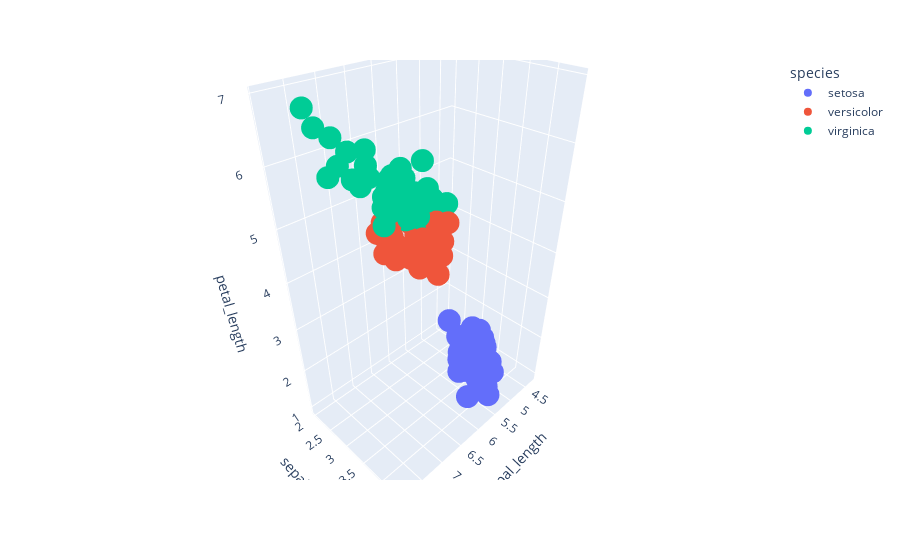

The cell this chart's notebook holds for it:
### Code cell
import plotly.express as px

fig = px.scatter_3d(df, x="sepal_length", y="sepal_width", z="petal_length", color="species")
fig.show()

### Figure 1 — Plotly figure (JSON) as saved in the notebook; plotly's stock layout.template omitted (floating-point values rounded to 4 significant figures)
{"data": [{"hovertemplate": "species=setosa<br>sepal_length=%{x}<br>sepal_width=%{y}<br>petal_length=%{z}<extra></extra>", "legendgroup": "setosa", "marker": {"color": "#636efa", "symbol": "circle"}, "mode": "markers", "name": "setosa", "scene": "scene", "showlegend": true, "type": "scatter3d", "x": [5.1, 4.9, 4.7, 4.6, 5, 5.4, 4.6, 5, 4.4, 4.9, 5.4, 4.8, 4.8, 4.3, 5.8, 5.7, 5.4, 5.1, 5.7, 5.1, 5.4, 5.1, 4.6, 5.1, 4.8, 5, 5, 5.2, 5.2, 4.7, 4.8, 5.4, 5.2, 5.5, 4.9, 5, 5.5, 4.9, 4.4, 5.1, 5, 4.5, 4.4, 5, 5.1, 4.8, 5.1, 4.6, 5.3, 5], "y": [3.5, 3, 3.2, 3.1, 3.6, 3.9, 3.4, 3.4, 2.9, 3.1, 3.7, 3.4, 3, 3, 4, 4.4, 3.9, 3.5, 3.8, 3.8, 3.4, 3.7, 3.6, 3.3, 3.4, 3, 3.4, 3.5, 3.4, 3.2, 3.1, 3.4, 4.1, 4.2, 3.1, 3.2, 3.5, 3.6, 3, 3.4, 3.5, 2.3, 3.2, 3.5, 3.8, 3, 3.8, 3.2, 3.7, 3.3], "z": [1.4, 1.4, 1.3, 1.5, 1.4, 1.7, 1.4, 1.5, 1.4, 1.5, 1.5, 1.6, 1.4, 1.1, 1.2, 1.5, 1.3, 1.4, 1.7, 1.5, 1.7, 1.5, 1, 1.7, 1.9, 1.6, 1.6, 1.5, 1.4, 1.6, 1.6, 1.5, 1.5, 1.4, 1.5, 1.2, 1.3, 1.4, 1.3, 1.5, 1.3, 1.3, 1.3, 1.6, 1.9, 1.4, 1.6, 1.4, 1.5, 1.4]}, {"hovertemplate": "species=versicolor<br>sepal_length=%{x}<br>sepal_width=%{y}<br>petal_length=%{z}<extra></extra>", "legendgroup": "versicolor", "marker": {"color": "#EF553B", "symbol": "circle"}, "mode": "markers", "name": "versicolor", "scene": "scene", "showlegend": true, "type": "scatter3d", "x": [7, 6.4, 6.9, 5.5, 6.5, 5.7, 6.3, 4.9, 6.6, 5.2, 5, 5.9, 6, 6.1, 5.6, 6.7, 5.6, 5.8, 6.2, 5.6, 5.9, 6.1, 6.3, 6.1, 6.4, 6.6, 6.8, 6.7, 6, 5.7, 5.5, 5.5, 5.8, 6, 5.4, 6, 6.7, 6.3, 5.6, 5.5, 5.5, 6.1, 5.8, 5, 5.6, 5.7, 5.7, 6.2, 5.1, 5.7], "y": [3.2, 3.2, 3.1, 2.3, 2.8, 2.8, 3.3, 2.4, 2.9, 2.7, 2, 3, 2.2, 2.9, 2.9, 3.1, 3, 2.7, 2.2, 2.5, 3.2, 2.8, 2.5, 2.8, 2.9, 3, 2.8, 3, 2.9, 2.6, 2.4, 2.4, 2.7, 2.7, 3, 3.4, 3.1, 2.3, 3, 2.5, 2.6, 3, 2.6, 2.3, 2.7, 3, 2.9, 2.9, 2.5, 2.8], "z": [4.7, 4.5, 4.9, 4, 4.6, 4.5, 4.7, 3.3, 4.6, 3.9, 3.5, 4.2, 4, 4.7, 3.6, 4.4, 4.5, 4.1, 4.5, 3.9, 4.8, 4, 4.9, 4.7, 4.3, 4.4, 4.8, 5, 4.5, 3.5, 3.8, 3.7, 3.9, 5.1, 4.5, 4.5, 4.7, 4.4, 4.1, 4, 4.4, 4.6, 4, 3.3, 4.2, 4.2, 4.2, 4.3, 3, 4.1]}, {"hovertemplate": "species=virginica<br>sepal_length=%{x}<br>sepal_width=%{y}<br>petal_length=%{z}<extra></extra>", "legendgroup": "virginica", "marker": {"color": "#00cc96", "symbol": "circle"}, "mode": "markers", "name": "virginica", "scene": "scene", "showlegend": true, "type": "scatter3d", "x": [6.3, 5.8, 7.1, 6.3, 6.5, 7.6, 4.9, 7.3, 6.7, 7.2, 6.5, 6.4, 6.8, 5.7, 5.8, 6.4, 6.5, 7.7, 7.7, 6, 6.9, 5.6, 7.7, 6.3, 6.7, 7.2, 6.2, 6.1, 6.4, 7.2, 7.4, 7.9, 6.4, 6.3, 6.1, 7.7, 6.3, 6.4, 6, 6.9, 6.7, 6.9, 5.8, 6.8, 6.7, 6.7, 6.3, 6.5, 6.2, 5.9], "y": [3.3, 2.7, 3, 2.9, 3, 3, 2.5, 2.9, 2.5, 3.6, 3.2, 2.7, 3, 2.5, 2.8, 3.2, 3, 3.8, 2.6, 2.2, 3.2, 2.8, 2.8, 2.7, 3.3, 3.2, 2.8, 3, 2.8, 3, 2.8, 3.8, 2.8, 2.8, 2.6, 3, 3.4, 3.1, 3, 3.1, 3.1, 3.1, 2.7, 3.2, 3.3, 3, 2.5, 3, 3.4, 3], "z": [6, 5.1, 5.9, 5.6, 5.8, 6.6, 4.5, 6.3, 5.8, 6.1, 5.1, 5.3, 5.5, 5, 5.1, 5.3, 5.5, 6.7, 6.9, 5, 5.7, 4.9, 6.7, 4.9, 5.7, 6, 4.8, 4.9, 5.6, 5.8, 6.1, 6.4, 5.6, 5.1, 5.6, 6.1, 5.6, 5.5, 4.8, 5.4, 5.6, 5.1, 5.1, 5.9, 5.7, 5.2, 5, 5.2, 5.4, 5.1]}], "layout": {"legend": {"title": {"text": "species"}, "tracegroupgap": 0}, "margin": {"t": 60}, "scene": {"domain": {"x": [0, 1], "y": [0, 1]}, "xaxis": {"title": {"text": "sepal_length"}}, "yaxis": {"title": {"text": "sepal_width"}}, "zaxis": {"title": {"text": "petal_length"}}}}}
